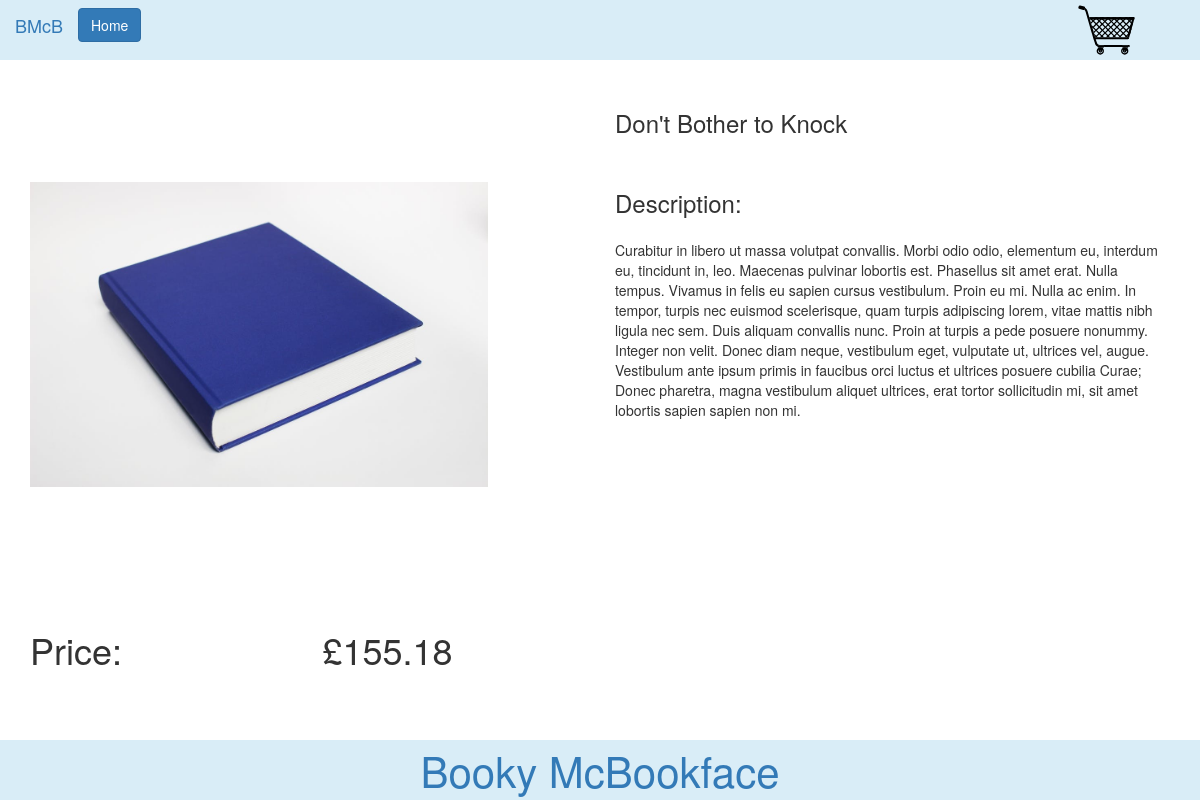
Screenshot of /individualBookPage.php?id=3 with the database file from the repository.
### tables this page shows
CREATE TABLE `books` (
  `id` int(11) unsigned NOT NULL AUTO_INCREMENT,
  `title` varchar(255) NOT NULL DEFAULT '',
  `price` float(7,2) NOT NULL,
  `description` blob NOT NULL,
  `image` varchar(255) NOT NULL DEFAULT '',
  PRIMARY KEY (`id`)
);

### src/DbConnector.php (called while the page is built, shortened)
<?php
class DbConnector
{
    private $db;
    public function __construct()
    {
        $this->db = new \PDO('mysql:host=127.0.0.1;dbname=bookStore', 'root', '');
    }
    public function getDb() {
        return $this->db;
    }
}

### src/Book.php (called while the page is built, shortened)
<?php
class Book
{
    public $price;
    public function __construct(\PDO $db = null, int $id = null)
    {
        $this->db = $db;
        try {
            if (isset($id)) {
                $query = $this->db->prepare("SELECT `id`, `title`, `price`, `description`, `image` FROM `books` WHERE `id` = :id;");
                $query->bindParam(":id", $id, \PDO::PARAM_INT);
                $query->execute();
                $book = $query->fetch();
                if ($book) {
                    $this->id = $book['id'];
                    $this->title = $book['title'];
                    $this->price = $book['price'];
                    $this->description = $book['description'];
                    $this->image = $book['image'];
                }
            }
        } catch (\Exception $e) {
            return FALSE;
        }
    }
    public function displayPrice()
    {
        return '£' . $this->price;
    }
}

### individualBookPage.php (the view, shortened to what this page needs)
<?php
if (isset($_GET['id'])) {
    $conn = new \App\DbConnector();
    $individualBook = new \App\Book($conn->getDb(), $_GET['id']);
}
?>
<!doctype html>
<html lang="en">
<head>
    <link rel="stylesheet" type="text/css" href="css/lib/bootstrap.min.css">
    <link rel="stylesheet" type="text/css" href="css/styles.css">
</head>
<body>
<div class="stickyFooterExcluder">
    <?php include "includes/header.php";
    if (empty($individualBook) || !$individualBook->id) {
        echo '<div class="alert alert-danger" role="alert">Book does not exist</div>';
    } else {
    ?>
    <div class="container">
        <div class="row content">
            <div class="col-xs-5 individualBookImage">
                <img src="<?php echo $individualBook->image; ?>"/>
            </div>
            <div class="col-xs-offset-1 col-xs-6 individualBookTitle">
                <h3><?php echo $individualBook->title; ?></h3>
            </div>
            <div class="col-xs-offset-1 col-xs-6 individualBookDescriptionHeader">
                <h3>Description:</h3>
            </div>
            <div class="col-xs-offset-1 col-xs-6 individualBookDescription">
                <p><?php echo $individualBook->description; ?></p>
            </div>
        </div>
        <div class="row">
            <div class="col-xs-2 individualBookPrice">
                <h1>Price:</h1>
            </div>
            <div class="col-xs-2 col-xs-offset-1 individualBookPrice">
                <h1><?php echo $individualBook->displayPrice(); ?></h1>
            </div>
        </div>
    </div>
</div>
<?php } ?>
<?php include "includes/footer.php" ?>
</body>
</html>

### css/styles.css (style rules this page uses)
body { min-width: 970px; }
h1 { margin: 0; padding: 20px 0; }
.content { margin: 20px -15px; }
.individualBookImage { height: 500px; }
.individualBookImage img { width: 100%; margin: 20% auto; }
.individualBookTitle { height: 75px; }
.individualBookDescription { height: 350px; }
.individualBookDescriptionHeader h3 { margin: 0; line-height: 75px; }
.stickyFooterExcluder { min-height: calc(100vh - 80px); }

### rows the page displays
books: image (picture), title "Don't Bother to Knock", description "Curabitur in libero ut massa volutpat convallis. Morbi odio odio, elementum eu, interdum eu, tincidunt in, leo. Maecenas pulvinar lobortis est. Phasellus sit amet erat. Nulla tempus. Vivamus in felis eu sapien cursus vestibulum. Proin eu mi. Nulla ac enim. In tempor, turpis nec euismod scelerisque, quam turpis adipiscing lorem, vitae mattis nibh ligula nec sem. Duis aliquam convallis nunc. Proin at turpis a pede posuere nonummy. Integer non velit. Donec diam neque, vestibulum eget, vulputate ut, ultrices vel, augue. Vestibulum ante ipsum primis in faucibus orci luctus et ultrices posuere cubilia Curae; Donec pharetra, magna vestibulum aliquet ultrices, erat tortor sollicitudin mi, sit amet…", price "£155.18"
